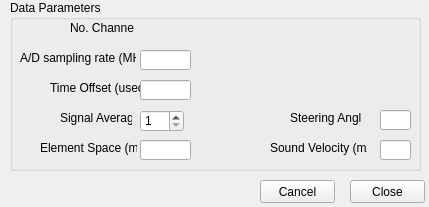
<ui version="4.0" >
 <author></author>
 <comment></comment>
 <exportmacro></exportmacro>
 <class>frmSettings</class>
 <widget class="QWidget" name="frmSettings" >
  <property name="geometry" >
   <rect>
    <x>0</x>
    <y>0</y>
    <width>429</width>
    <height>207</height>
   </rect>
  </property>
  <property name="windowTitle" >
   <string>Acquisition Data Settings</string>
  </property>
  <widget class="QPushButton" name="botClose" >
   <property name="geometry" >
    <rect>
     <x>350</x>
     <y>180</y>
     <width>75</width>
     <height>23</height>
    </rect>
   </property>
   <property name="text" >
    <string>Close</string>
   </property>
  </widget>
  <widget class="QPushButton" name="botCancel" >
   <property name="geometry" >
    <rect>
     <x>260</x>
     <y>180</y>
     <width>75</width>
     <height>23</height>
    </rect>
   </property>
   <property name="text" >
    <string>Cancel</string>
   </property>
  </widget>
  <widget class="QGroupBox" name="groupBox" >
   <property name="geometry" >
    <rect>
     <x>10</x>
     <y>0</y>
     <width>411</width>
     <height>171</height>
    </rect>
   </property>
   <property name="title" >
    <string>Data Parameters</string>
   </property>
   <widget class="QLabel" name="label_3" >
    <property name="geometry" >
     <rect>
      <x>10</x>
      <y>50</y>
      <width>116</width>
      <height>16</height>
     </rect>
    </property>
    <property name="text" >
     <string>A/D sampling rate (MHz)</string>
    </property>
   </widget>
   <widget class="QLabel" name="label_4" >
    <property name="geometry" >
     <rect>
      <x>40</x>
      <y>80</y>
      <width>96</width>
      <height>16</height>
     </rect>
    </property>
    <property name="text" >
     <string>Time Offset (usec)</string>
    </property>
   </widget>
   <widget class="QLabel" name="label_7" >
    <property name="geometry" >
     <rect>
      <x>30</x>
      <y>140</y>
      <width>97</width>
      <height>16</height>
     </rect>
    </property>
    <property name="text" >
     <string>Element Space (mm)</string>
    </property>
   </widget>
   <widget class="QLabel" name="label_2" >
    <property name="geometry" >
     <rect>
      <x>60</x>
      <y>20</y>
      <width>64</width>
      <height>16</height>
     </rect>
    </property>
    <property name="text" >
     <string>No. Channels</string>
    </property>
   </widget>
   <widget class="QwtCounter" name="cNChan" >
    <property name="geometry" >
     <rect>
      <x>130</x>
      <y>20</y>
      <width>111</width>
      <height>20</height>
     </rect>
    </property>
    <property name="numButtons" >
     <number>2</number>
    </property>
    <property name="basicstep" stdset="0" >
     <double>1</double>
    </property>
    <property name="minValue" >
     <double>1</double>
    </property>
    <property name="maxValue" >
     <double>192</double>
    </property>
    <property name="value" >
     <double>1</double>
    </property>
   </widget>
   <widget class="QLabel" name="label_5" >
    <property name="geometry" >
     <rect>
      <x>50</x>
      <y>110</y>
      <width>72</width>
      <height>16</height>
     </rect>
    </property>
    <property name="text" >
     <string>Signal Average</string>
    </property>
   </widget>
   <widget class="QLineEdit" name="txtSoundV" >
    <property name="geometry" >
     <rect>
      <x>370</x>
      <y>140</y>
      <width>31</width>
      <height>20</height>
     </rect>
    </property>
    <property name="inputMask" >
     <string>9999; </string>
    </property>
    <property name="maxLength" >
     <number>4</number>
    </property>
   </widget>
   <widget class="QLabel" name="label_8" >
    <property name="geometry" >
     <rect>
      <x>260</x>
      <y>140</y>
      <width>97</width>
      <height>16</height>
     </rect>
    </property>
    <property name="text" >
     <string>Sound Velocity (m/s)</string>
    </property>
   </widget>
   <widget class="QLabel" name="label_9" >
    <property name="geometry" >
     <rect>
      <x>280</x>
      <y>110</y>
      <width>71</width>
      <height>16</height>
     </rect>
    </property>
    <property name="text" >
     <string>Steering Angle</string>
    </property>
   </widget>
   <widget class="QLineEdit" name="txtSteer" >
    <property name="geometry" >
     <rect>
      <x>370</x>
      <y>110</y>
      <width>31</width>
      <height>20</height>
     </rect>
    </property>
    <property name="inputMask" >
     <string>9999; </string>
    </property>
    <property name="maxLength" >
     <number>4</number>
    </property>
   </widget>
   <widget class="QLineEdit" name="txtAD" >
    <property name="geometry" >
     <rect>
      <x>130</x>
      <y>50</y>
      <width>51</width>
      <height>20</height>
     </rect>
    </property>
    <property name="maxLength" >
     <number>32767</number>
    </property>
   </widget>
   <widget class="QLineEdit" name="txtElSpace" >
    <property name="geometry" >
     <rect>
      <x>130</x>
      <y>140</y>
      <width>51</width>
      <height>20</height>
     </rect>
    </property>
    <property name="maxLength" >
     <number>32767</number>
    </property>
   </widget>
   <widget class="QLineEdit" name="txtTimeOff" >
    <property name="geometry" >
     <rect>
      <x>130</x>
      <y>80</y>
      <width>51</width>
      <height>20</height>
     </rect>
    </property>
    <property name="maxLength" >
     <number>32767</number>
    </property>
   </widget>
   <widget class="QSpinBox" name="spinAVG" >
    <property name="geometry" >
     <rect>
      <x>130</x>
      <y>110</y>
      <width>44</width>
      <height>22</height>
     </rect>
    </property>
    <property name="maximum" >
     <number>16</number>
    </property>
    <property name="minimum" >
     <number>1</number>
    </property>
   </widget>
  </widget>
 </widget>
 <layoutdefault spacing="4" margin="8" />
 <pixmapfunction></pixmapfunction>
 <customwidgets>
  <customwidget>
   <class>QwtCounter</class>
   <extends>QWidget</extends>
   <header>qwt_counter.h</header>
   <container>0</container>
   <pixmap></pixmap>
  </customwidget>
 </customwidgets>
 <resources/>
 <connections/>
</ui>
